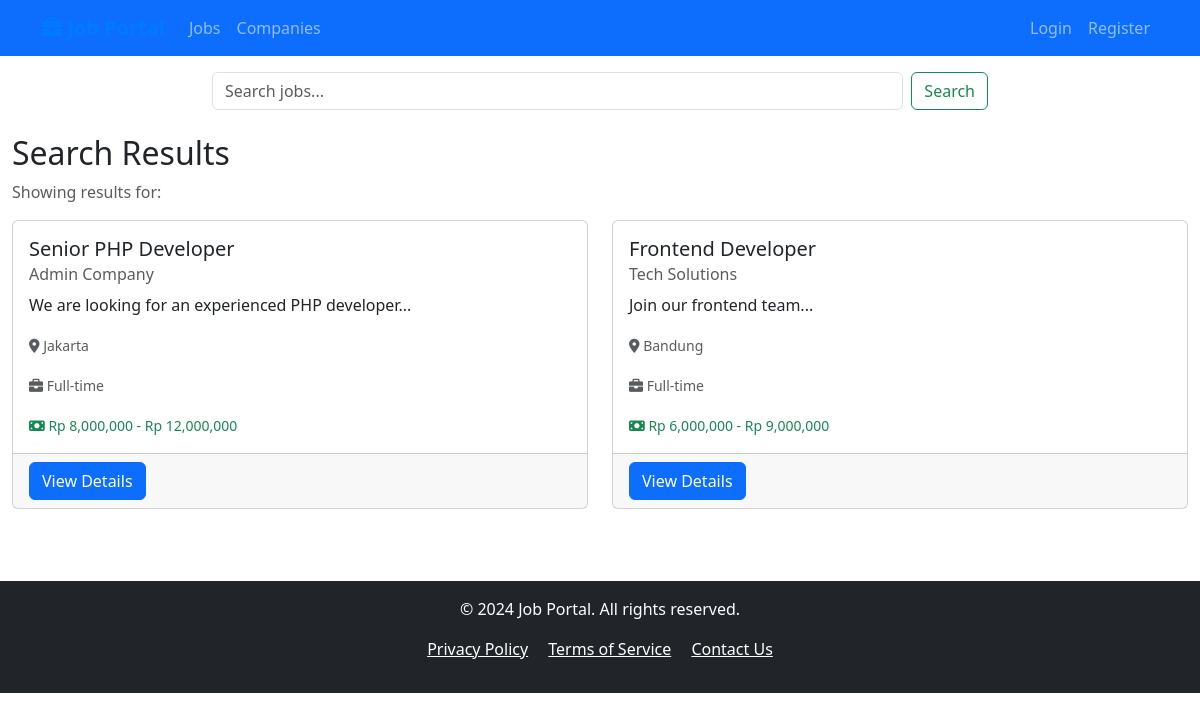
Screenshot of /pages/search.php with the database file from the repository.
### tables this page shows
CREATE TABLE `jobs` (
  `id` int NOT NULL AUTO_INCREMENT,
  `company_id` int NOT NULL,
  `title` varchar(255) DEFAULT NULL,
  `description` text,
  `requirements` text,
  `salary_min` decimal(10,2) DEFAULT NULL,
  `salary_max` decimal(10,2) DEFAULT NULL,
  `location` varchar(100) DEFAULT NULL,
  `job_type` enum('full-time','part-time','contract','internship') DEFAULT NULL,
  `status` enum('active','closed') DEFAULT 'active',
  `created_at` timestamp NULL DEFAULT CURRENT_TIMESTAMP,
  `updated_at` timestamp NULL DEFAULT CURRENT_TIMESTAMP ON UPDATE CURRENT_TIMESTAMP,
  PRIMARY KEY (`id`),
  KEY `company_id` (`company_id`),
  CONSTRAINT `jobs_ibfk_1` FOREIGN KEY (`company_id`) REFERENCES `users` (`id`) ON DELETE CASCADE
);

CREATE TABLE `company_profiles` (
  `id` int NOT NULL AUTO_INCREMENT,
  `user_id` int NOT NULL,
  `company_name` varchar(100) DEFAULT NULL,
  `description` text,
  `website` varchar(255) DEFAULT NULL,
  `phone` varchar(20) DEFAULT NULL,
  `address` text,
  `logo` varchar(255) DEFAULT NULL,
  PRIMARY KEY (`id`),
  KEY `user_id` (`user_id`),
  CONSTRAINT `company_profiles_ibfk_1` FOREIGN KEY (`user_id`) REFERENCES `users` (`id`) ON DELETE CASCADE
);

### pages/search.php (the view, shortened to what this page needs)
<?php
require_once '../templates/header.php';
require_once '../templates/nav.php';
$search_query = $_GET['q'] ?? '';
$db = new Database();
$conn = $db->getConnection();
$search_query_escaped = addslashes($search_query);
$query = "SELECT j.*, c.company_name FROM jobs j
         JOIN company_profiles c ON j.company_id = c.user_id
         WHERE j.status = 'active' AND (j.title LIKE '%$search_query_escaped%' OR j.description LIKE '%$search_query_escaped%')
         ORDER BY j.created_at DESC";
$jobs = $conn->query($query);
?>
<div class="container mt-4">
    <h2>Search Results</h2>
    <p class="text-muted">Showing results for: <strong><?php echo $search_query; ?></strong></p>
    <div class="row">
        <?php if ($jobs->rowCount() > 0): ?>
            <?php while ($job = $jobs->fetch(PDO::FETCH_ASSOC)): ?>
                <div class="col-md-6 mb-4">
                    <div class="card h-100">
                        <div class="card-body">
                            <h5 class="card-title"><?php echo $job['title']; ?></h5>
                            <h6 class="card-subtitle mb-2 text-muted"><?php echo $job['company_name']; ?></h6>
                            <p class="card-text"><?php echo substr($job['description'], 0, 150); ?>...</p>
                            <p class="card-text">
                                <small class="text-muted">
                                    <i class="fas fa-map-marker-alt"></i> <?php echo $job['location']; ?>
                                </small>
                            </p>
                            <p class="card-text">
                                <small class="text-muted">
                                    <i class="fas fa-briefcase"></i> <?php echo ucfirst($job['job_type']); ?>
                                </small>
                            </p>
                            <?php if ($job['salary_min'] && $job['salary_max']): ?>
                                <p class="card-text">
                                    <small class="text-success">
                                        <i class="fas fa-money-bill"></i>
                                        Rp <?php echo number_format($job['salary_min']); ?> -
                                        Rp <?php echo number_format($job['salary_max']); ?>
                                    </small>
                                </p>
                            <?php endif; ?>
                        </div>
                        <div class="card-footer">
                            <a href="job-detail.php?id=<?php echo $job['id']; ?>" class="btn btn-primary">View Details</a>
                        </div>
                    </div>
                </div>
            <?php endwhile; ?>
        <?php endif; ?>
    </div>
</div>
<?php require_once '../templates/footer.php'; ?>

### rows the page displays
jobs: title "Senior PHP Developer", company_profiles.company_name "Admin Company", description "We are looking for an experienced PHP developer", location "Jakarta", job_type "Full-time", salary_min "8,000,000", salary_max "12,000,000"
jobs: title "Frontend Developer", company_profiles.company_name "Tech Solutions", description "Join our frontend team", location "Bandung", job_type "Full-time", salary_min "6,000,000", salary_max "9,000,000"
